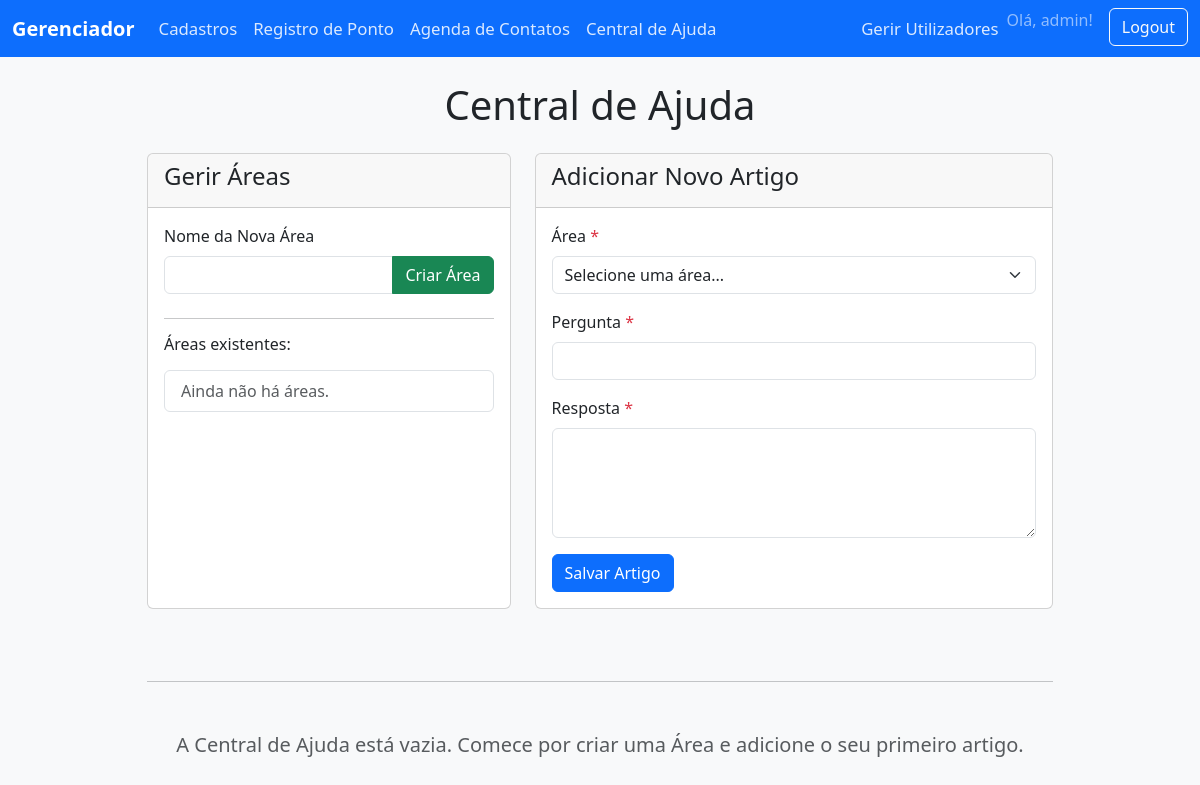
The app's page /ajuda (signed in), older data.
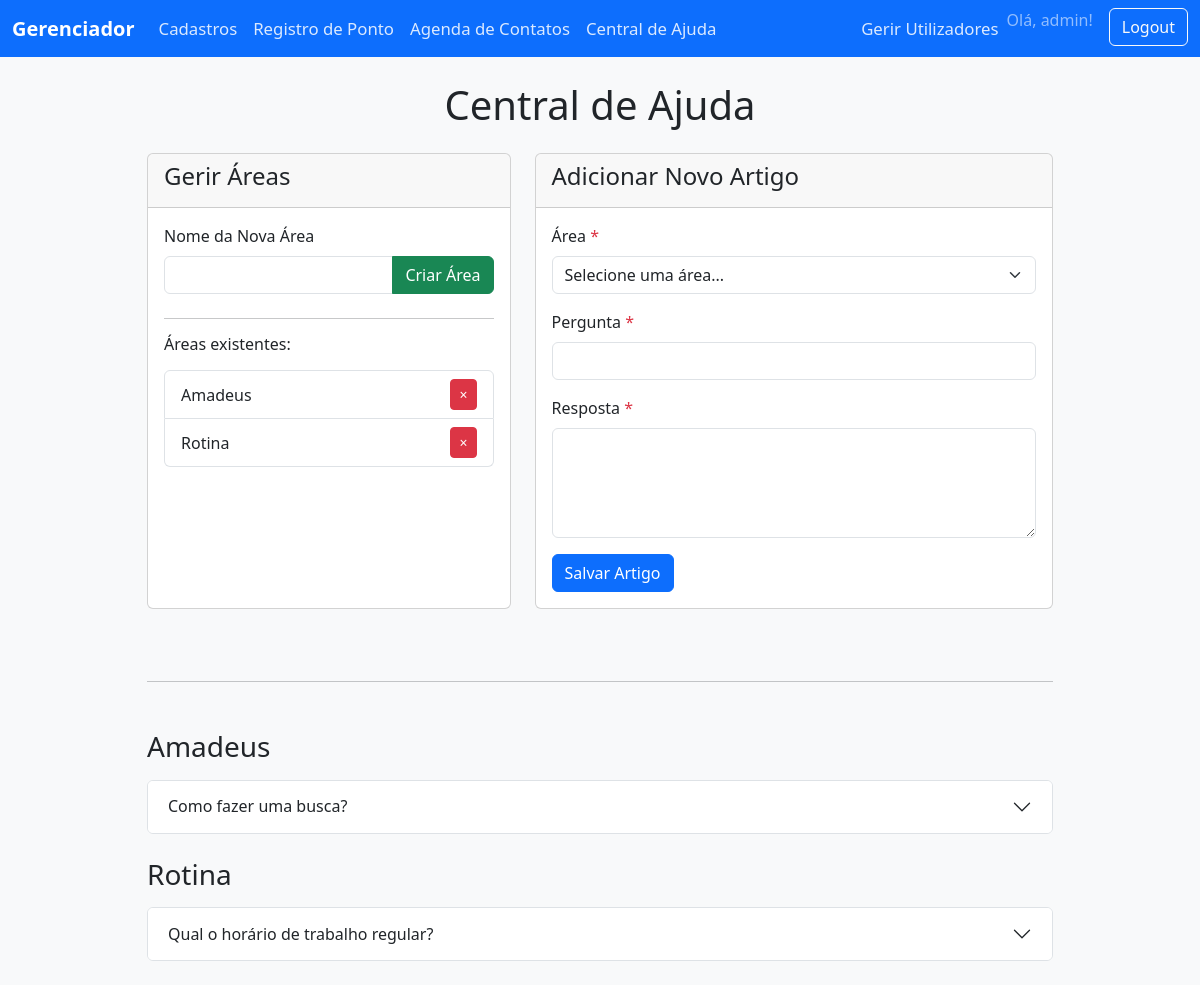
The same page, newer data.
### app.py (models this page shows)
class CategoriaAjuda(db.Model):
    id = db.Column(db.Integer, primary_key=True)
    nome = db.Column(db.String(100), unique=True, nullable=False)
    artigos = db.relationship('ArtigoAjuda', backref='categoria', lazy=True, cascade="all, delete-orphan")

class ArtigoAjuda(db.Model):
    id = db.Column(db.Integer, primary_key=True)
    pergunta = db.Column(db.String(200), nullable=False)
    resposta = db.Column(db.Text, nullable=False)
    categoria_id = db.Column(db.Integer, db.ForeignKey('categoria_ajuda.id'), nullable=False)

### app.py (the view, shortened to what this page needs)
@app.route('/ajuda', methods=['GET', 'POST'])
@login_required
def ajuda():
    categorias = CategoriaAjuda.query.order_by(CategoriaAjuda.nome.asc()).all()
    return render_template('ajuda.html', categorias=categorias)

### app.py (called while the page is built)
@login_manager.user_loader
def load_user(user_id):
    return User.query.get(int(user_id))

### templates/ajuda.html (shortened to what the changed rows need)
{% extends "base.html" %}
{% block content %}
<div class="container mt-4">
    <div class="row">
        <div class="col-md-10 mx-auto">
            <h1 class="mb-4 text-center">Central de Ajuda</h1>
            {% if current_user.is_admin %}
            <div class="row">
                <div class="col-md-5 mb-4">
                    <div class="card h-100">
                        <div class="card-body">
                            <ul class="list-group">
                                {% for cat in categorias %}
                                <li class="list-group-item d-flex justify-content-between align-items-center">
                                    {{ cat.nome }}
                                    <form action="{{ url_for('deletar_categoria_ajuda', id=cat.id) }}" method="POST" onsubmit="return confirm('Atenção: Apagar esta área irá apagar TODAS as perguntas dentro dela. Tem a certeza?');">
                                        <button type="submit" class="btn btn-sm btn-danger">&times;</button>
                                    </form>
                                </li>
                                {% else %}
                                <li class="list-group-item text-muted">Ainda não há áreas.</li>
                                {% endfor %}
                            </ul>
                        </div>
                    </div>
                </div>
                <div class="col-md-7 mb-4">
                </div>
            </div>
            {% endif %}
            <hr class="my-5">
            {% for categoria in categorias %}
                {% if categoria.artigos %}
                    <h3 class="mb-3">{{ categoria.nome }}</h3>
                    <div class="accordion mb-4" id="accordion-{{ categoria.id }}">
                        {% for artigo in categoria.artigos %}
                        <div class="accordion-item">
                            <h2 class="accordion-header" id="heading-{{ artigo.id }}">
                                <button class="accordion-button collapsed" type="button" data-bs-toggle="collapse" data-bs-target="#collapse-{{ artigo.id }}" aria-expanded="false" aria-controls="collapse-{{ artigo.id }}">
                                    {{ artigo.pergunta }}
                                </button>
                            </h2>
                        </div>
                        {% endfor %}
                    </div>
                {% endif %}
            {% else %}
                <p class="text-center text-muted fs-5 mt-5">A Central de Ajuda está vazia. Comece por criar uma Área e adicione o seu primeiro artigo.</p>
            {% endfor %}
        </div>
    </div>
</div>
{% endblock %}

Row changes from the older to the newer data that the page shows:
added CategoriaAjuda: nome "Amadeus"
added CategoriaAjuda: nome "Rotina"
added ArtigoAjuda: pergunta "Como fazer uma busca?", shown under "Amadeus"
added ArtigoAjuda: pergunta "Qual o horário de trabalho regular?", shown under "Rotina"
Text that changed along with them:
text no longer shown: "Ainda não há áreas. A Central de Ajuda está vazia. Comece por criar uma Área e adicione o seu primeiro artigo."
